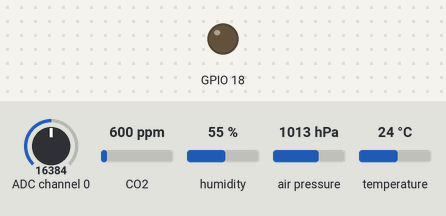
This program was run on a simulated Raspberry Pi (BCM pin numbers). Shown: output pins drawn as LEDs (lit = HIGH). The test bench sets the inputs (shaded band); at power-on: humidity 55 %, ADC channel 0 = 16384, CO2 600 ppm, air pressure 1013 hPa, temperature 24 °C (analog values on the 0–32767 scale). The clock reads 2024-03-15 10:24:30 at power-on unless the program sets it; no MQTT or app messages arrive unless stated; threads take turns every 2 ms; library files of the repository ran but are not shown: __init__.py, BME280.py, SHT41.py; what the program prints to the terminal is not drawn.

Above: at 0.1 s.
At 7.6 s:
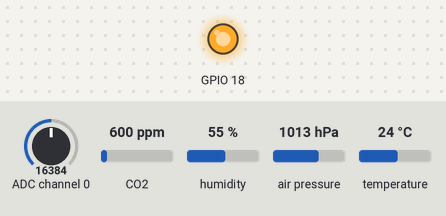
7.7 s: humidity set to 22 %
Timing chart, 0 to 18.9 s (numbered marks = the images above; inputs shaded):
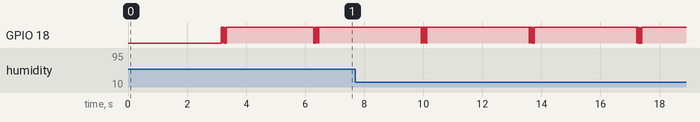

Measured:
- by itself, GPIO 18: repeats every 3.6 s: 9 × (HIGH 0.01 s, LOW 0.01 s), HIGH 3.5 s, LOW 0.01 s

The program:

main.py
```python
#!/usr/bin/env python3
"""
src/main.py
────────────────────────────────────────────────────────
- 멀티스레드 센서 수집 + 10초 윈도우 집계(평균/절사평균/중앙값) + MQTT 발행
- I2C 경합 방지: 공용 i2c_lock 사용
- 실행: 프로젝트 루트(~/ssafy_project)에서  `python -m src.main`
"""

import os
import json
import time
import threading
from collections import deque
from datetime import datetime
import statistics

# ── 환경변수(.env) & 브로커/토픽 ──
from dotenv import load_dotenv
load_dotenv()

# ✅ config.py가 src/ 안에 있는 표준 경로
try:
    from .config import TOPICS_PUB
# 🔙 레거시 호환 (다른 머신에서 루트에 있을 때도 동작)
except ImportError:
    from config import TOPICS_PUB

BROKER_HOST = os.getenv("MQTT_BROKER_HOST", "localhost")
BROKER_PORT = int(os.getenv("MQTT_BROKER_PORT", "1883"))

# ── MQTT 클라이언트 ──
from .mqtt_client import MQTTClient

# ── 센서 모듈 ──
from smbus2 import SMBus
from .sensor import BME280 as bme280_mod
from .sensor import SHT41 as sht41_mod
from .sensor import SHTC3 as shtc3_mod
from .sensor import GP2Y1010AU0F as gp2y_mod
try:
    from .sensor import MH_Z19B as mhz_mod
except ImportError:
    from .sensor import ZH_19B as mhz_mod  # 파일명이 ZH_19B.py인 경우

# =====================================================
# 전역 동기화/상태
# =====================================================
i2c_lock = threading.Lock()
state_lock = threading.Lock()
stop_event = threading.Event()

latest = {
    "timestamp": None,
    "bme280": None,
    "sht41": None,
    "shtc3": {},
    "gp2y": None,
    "mhz19b": None,
}

# =====================================================
# 집계 버퍼(10초 윈도우)
# =====================================================
BUF_WINDOW_S = 10
TRIM_FRAC = 0.10
MIN_SAMPLES_FOR_TRIM = 5

MIN_REQUIRED = {
    "slot": 2,  # 각 슬롯 평균에 필요한 최소 표본
    "co2": 2,
    "pm25": 5,
    "pres": 2,
}

buf = {
    "temp_slots": {0: deque(), 1: deque(), 2: deque(), 3: deque()},
    "rh_slots":   {0: deque(), 1: deque(), 2: deque(), 3: deque()},
    "bme_temp": deque(),
    "bme_rh":   deque(),
    "bme_pres": deque(),
    "co2":      deque(),
    "pm25":     deque(),
}

def _push(ts, key, val, slot=None):
    if val is None:
        return
    if slot is None:
        buf[key].append((ts, val))
    else:
        buf[key][slot].append((ts, val))

def _prune_now(now):
    cutoff = now - BUF_WINDOW_S
    for v in buf.values():
        if isinstance(v, dict):
            for d in v.values():
                while d and d[0][0] < cutoff:
                    d.popleft()
        else:
            while v and v[0][0] < cutoff:
                v.popleft()

def _mean_safe(values):
    return None if not values else round(sum(values) / len(values), 2)

def _median_safe(values):
    return None if not values else round(statistics.median(values), 2)

def _trimmed_mean_safe(values, frac: float = TRIM_FRAC):
    if not values:
        return None
    n = len(values)
    if n < MIN_SAMPLES_FOR_TRIM:
        return round(sum(values) / n, 2)
    k = int(n * frac)
    if k == 0:
        return round(sum(values) / n, 2)
    vals = sorted(values)[k:n - k]
    if not vals:
        return round(sum(values) / n, 2)
    return round(sum(vals) / len(vals), 2)

# =====================================================
# Worker A: SHT41(Ch1) + SHTC3(Ch2~5)
# =====================================================
def worker_mux_shts(period_s: float = 1.0):
    ch_sht41 = sht41_mod.TARGET_CHANNEL
    ch_list_shtc3 = shtc3_mod.TARGET_CHANNELS
    while not stop_event.is_set():
        try:
            with i2c_lock:
                sht41_mod.select_channel(_smbus, ch_sht41)
                t, h = sht41_mod.read_sht41(_smbus)
            with state_lock:
                latest["sht41"] = {"temp_c": t, "rh": h}
        except Exception as e:
            with state_lock:
                latest["sht41"] = None
            print(f"❌ SHT41 error: {e}")

        for ch in ch_list_shtc3:
            try:
                with i2c_lock:
                    shtc3_mod.select_channel(_smbus, ch)
                    t, h = shtc3_mod.read_single_sensor(_smbus)
                with state_lock:
                    latest["shtc3"][ch] = {"temp_c": t, "rh": h}
            except Exception as e:
                with state_lock:
                    latest["shtc3"][ch] = None
                print(f"❌ SHTC3 ch{ch} error: {e}")
        time.sleep(period_s)

# =====================================================
# Worker B: BME280 + GP2Y
# =====================================================
def worker_bme_gp2y(period_s: float = 1.0):
    try:
        if not bme280_mod.check_chip():
            print("❌ BME280 not found")
        import board, busio
        from adafruit_bme280.basic import Adafruit_BME280_I2C
        with i2c_lock:
            _i2c = busio.I2C(board.SCL, board.SDA, frequency=100_000)
            _bme = Adafruit_BME280_I2C(_i2c, address=bme280_mod.BME280_ADDR)
            bme280_mod.auto_calibrate(_bme, bme280_mod.TRUE_ALT_M)
    except Exception as e:
        print(f"❌ BME280 init error: {e}")
        _bme = None

    while not stop_event.is_set():
        try:
            if _bme:
                with i2c_lock:
                    temp = _bme.temperature
                    hum  = _bme.humidity
                    pres = _bme.pressure
                    alt  = _bme.altitude
                with state_lock:
                    latest["bme280"] = {
                        "temp_c": round(temp, 2),
                        "rh": round(hum, 2),
                        "press_hpa": round(pres, 2),
                        "alt_m": round(alt, 2),
                    }
        except Exception as e:
            with state_lock:
                latest["bme280"] = None
            print(f"❌ BME280 read error: {e}")

        try:
            with i2c_lock:
                vout, ug = gp2y_mod.read_dust()
            with state_lock:
                latest["gp2y"] = {"vout": round(vout, 5), "pm_ugm3": round(ug, 1)}
        except Exception as e:
            with state_lock:
                latest["gp2y"] = None
            print(f"❌ GP2Y read error: {e}")

        time.sleep(period_s)

# =====================================================
# Worker C: MH-Z19B (UART)
# =====================================================
def worker_mhz(period_s: float = 2.5):
    try:
        ser = mhz_mod.init()
    except Exception as e:
        print(f"❌ MH-Z19B init error: {e}")
        ser = None

    while not stop_event.is_set():
        try:
            result = mhz_mod.read_mhz19(ser) if ser else None
            if result:
                co2, temp, _ = result
            else:
                if getattr(mhz_mod, "last_valid_result", None):
                    co2, temp, _ = mhz_mod.last_valid_result
                else:
                    co2, temp = None, None
            with state_lock:
                latest["mhz19b"] = None if co2 is None else {"co2": int(co2), "temp": int(temp)}
        except Exception as e:
            with state_lock:
                latest["mhz19b"] = None
            print(f"❌ MH-Z19B read error: {e}")

        time.sleep(period_s)

# =====================================================
# Publisher
# =====================================================
def publisher(period_s: float = 1.0):
    mqtt = MQTTClient(BROKER_HOST, BROKER_PORT, publish_topics=TOPICS_PUB)
    try:
        mqtt.connect()
        print(f"🔗 MQTT connected to {BROKER_HOST}:{BROKER_PORT}, topics={TOPICS_PUB}")
    except Exception as e:
        print(f"❌ MQTT connect error: {e}")
        return

    first_window_start = None
    t0 = time.monotonic()

    while not stop_event.is_set():
        now = time.monotonic()

        with state_lock:
            snap = dict(latest)
        ts = now

        # 최신 스냅샷을 버퍼에 적재
        s3 = snap.get("shtc3") or {}
        ch_to_slot = {2: 0, 3: 1, 4: 2, 5: 3}
        for ch, slot in ch_to_slot.items():
            e = s3.get(ch)
            if e:
                _push(ts, "temp_slots", e.get("temp_c"), slot)
                _push(ts, "rh_slots",   e.get("rh"), slot)

        b = snap.get("bme280")
        if b:
            _push(ts, "bme_temp", b.get("temp_c"))
            _push(ts, "bme_rh",   b.get("rh"))
            _push(ts, "bme_pres", b.get("press_hpa"))

        mh = snap.get("mhz19b")
        if mh:
            _push(ts, "co2", mh.get("co2"))

        gp = snap.get("gp2y")
        if gp:
            _push(ts, "pm25", gp.get("pm_ugm3"))

        _prune_now(now)

        # 웜업: 최초 샘플 들어온 뒤 10초 경과 후 첫 발행
        if first_window_start is None:
            have_slot = any(len(dq) >= 1 for dq in buf["temp_slots"].values())
            have_co2  = len(buf["co2"]) >= 1
            have_pm   = len(buf["pm25"]) >= 1
            have_pres = len(buf["bme_pres"]) >= 1
            if have_slot or have_co2 or have_pm or have_pres:
                first_window_start = now

        # 10초마다 집계·발행
        if first_window_start is not None and (now - t0) >= BUF_WINDOW_S and (now - first_window_start) >= BUF_WINDOW_S:
            t0 = now

            def vals(dq): return [v for _, v in dq]

            # 슬롯별 평균 (표본 부족 시 None)
            temp_slots = []
            rh_slots   = []
            for i in range(4):
                vs_t = vals(buf["temp_slots"][i])
                vs_h = vals(buf["rh_slots"][i])
                temp_slots.append(_mean_safe(vs_t) if len(vs_t) >= MIN_REQUIRED["slot"] else None)
                rh_slots.append(_mean_safe(vs_h)   if len(vs_h) >= MIN_REQUIRED["slot"] else None)

            # CO₂ 중앙값 / PM2.5 절사평균 / 압력 평균
            co2_vals = vals(buf["co2"])
            pm_vals  = vals(buf["pm25"])
            pr_vals  = vals(buf["bme_pres"])

            co2_aggr   = _median_safe(co2_vals)      if len(co2_vals) >= MIN_REQUIRED["co2"]  else None
            pm25_aggr  = _trimmed_mean_safe(pm_vals) if len(pm_vals)  >= MIN_REQUIRED["pm25"] else None
            pres_aggr  = _mean_safe(pr_vals)         if len(pr_vals)  >= MIN_REQUIRED["pres"] else None

            # ── 타입 강제 변환 도우미 ──
            def f4_float(lst):
                # None -> 0.0, 길이 4 보장
                base = [(float(x) if x is not None else 0.0) for x in lst]
                return (base + [0.0, 0.0, 0.0, 0.0])[:4]

            def single_to4_int(v):
                # None -> 0, 정수 4칸 (첫 칸만 값)
                return [int(round(v)) if v is not None else 0, 0, 0, 0]

            def single_to4_float(v):
                # None -> 0.0, 실수 4칸 (첫 칸만 값)
                return [float(v) if v is not None else 0.0, 0.0, 0.0, 0.0]

            # 최종 배열 생성 (요구 스펙에 맞춰 타입 보장)
            temp_arr = f4_float(temp_slots)
            rh_arr   = f4_float(rh_slots)
            co2_arr  = single_to4_int(co2_aggr)
            pm25_arr = single_to4_int(pm25_aggr)     # pm25는 정수 전송
            pres_arr = single_to4_float(pres_aggr)

            payload = {
                "hvac_id": 1,
                "data": {
                    "temperature": temp_arr,   # float[4]
                    "humidity":    rh_arr,     # float[4]
                    "co2":         co2_arr,    # int[4]
                    "pm25":        pm25_arr,   # int[4]
                    "pressure":    pres_arr,   # float[4]
                },
            }

            msg = json.dumps(payload, ensure_ascii=False)
            for topic, qos in TOPICS_PUB:
                try:
                    print(f"📤 MQTT → {topic} | {datetime.now().isoformat(timespec='seconds')}")
                    mqtt.publish(topic, msg, qos=qos)
                except Exception as e:
                    print(f"❌ MQTT publish error ({topic}): {e}")

        time.sleep(period_s)

# =====================================================
# 엔트리포인트
# =====================================================
if __name__ == "__main__":
    _smbus = SMBus(1)

    threads = [
        threading.Thread(target=worker_mux_shts, name="MUX_SHTS", daemon=True),
        threading.Thread(target=worker_bme_gp2y, name="BME_GP2Y", daemon=True),
        threading.Thread(target=worker_mhz,     name="MHZ19B",    daemon=True),
        threading.Thread(target=publisher,      name="PUBLISHER", daemon=True),
    ]

    try:
        for t in threads:
            t.start()
        print(f"✅ Sensors started. MQTT {BROKER_HOST}:{BROKER_PORT}. Press Ctrl-C to stop.")
        while True:
            time.sleep(0.5)
    except KeyboardInterrupt:
        print("\n👋 Stopping...")
        stop_event.set()
        for t in threads:
            t.join(timeout=2.0)
        _smbus.close()
        print("🧹 Clean exit.")
```

config.py
```python
# MQTT 발행(Pubscribe) 토픽 리스트
TOPICS_PUB = [
    ("sensor/all", 0),          # 라즈베리파이 센서 데이터
]
```

mqtt_client.py
```python
import paho.mqtt.client as mqtt

class MQTTClient:
    def __init__(self, broker_host, broker_port, publish_topics):
        self.client = mqtt.Client()
        self.broker_host = broker_host
        self.broker_port = broker_port
        self.publish_topics = publish_topics if publish_topics else []

    def connect(self):
        self.client.connect(self.broker_host, self.broker_port)
        self.client.loop_start()

    def publish(self, topic, payload, qos=0):
        if topic in [t[0] for t in self.publish_topics]:
            print(f"Pub {topic} (QoS={qos}): {payload}")
            self.client.publish(topic, payload, qos=qos)
        else:
            print(f"[Warning] {topic} is not in publish_topics list. Publishing anyway.")
            self.client.publish(topic, payload, qos=qos)
```

Source omitted: SHTC3.py (5682 bytes), GP2Y1010AU0F.py (5592 bytes), MH_Z19B.py (5483 bytes)
